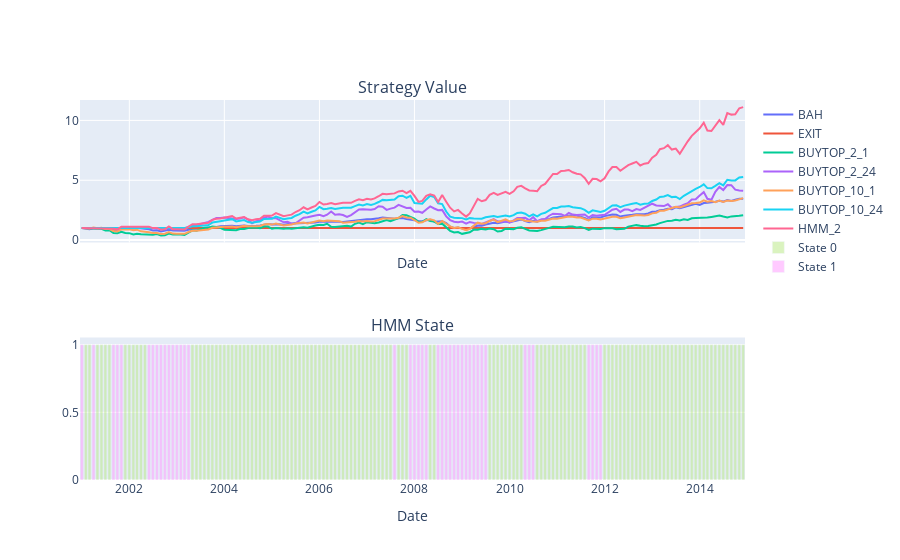

Notebook code for this chart:
### Code cell
#Visual inspection of state, strategy perfs, for set time period
cutoff_index = dataframes["prev_return"].index.get_loc(BEGINNING_OF_TEST_PERIOD)
train_index = dataframes["prev_return"].index[:cutoff_index]
test_index = dataframes["prev_return"].index[cutoff_index:]

plot_strategy_performances(dataframes["prev_return"], dataframes["strats"], dataframes["hmm_states_2"],2, train_index)


#plot_states_over_time(dataframes["hmm_states_5"], 5)

### Figure 1 — Plotly figure (JSON) as saved in the notebook; plotly's stock layout.template omitted (floating-point values rounded to 4 significant figures; data arrays with more than 128 entries replaced by an {"elided": "..."} marker saying what was removed)
{"data": [{"name": "BAH", "type": "scatter", "x": {"elided": "168 str values"}, "xaxis": "x", "y": {"elided": "168 float values"}, "yaxis": "y"}, {"name": "EXIT", "type": "scatter", "x": {"elided": "168 str values"}, "xaxis": "x", "y": {"elided": "168 int values"}, "yaxis": "y"}, {"name": "BUYTOP_2_1", "type": "scatter", "x": {"elided": "168 str values"}, "xaxis": "x", "y": {"elided": "168 float values"}, "yaxis": "y"}, {"name": "BUYTOP_2_24", "type": "scatter", "x": {"elided": "168 str values"}, "xaxis": "x", "y": {"elided": "168 float values"}, "yaxis": "y"}, {"name": "BUYTOP_10_1", "type": "scatter", "x": {"elided": "168 str values"}, "xaxis": "x", "y": {"elided": "168 float values"}, "yaxis": "y"}, {"name": "BUYTOP_10_24", "type": "scatter", "x": {"elided": "168 str values"}, "xaxis": "x", "y": {"elided": "168 float values"}, "yaxis": "y"}, {"name": "HMM_2", "type": "scatter", "x": {"elided": "168 str values"}, "xaxis": "x", "y": {"elided": "168 float values"}, "yaxis": "y"}, {"name": "State 0", "offsetgroup": "0", "opacity": 0.5, "type": "bar", "x": {"elided": "168 str values"}, "xaxis": "x2", "y": {"elided": "168 int values"}, "yaxis": "y2"}, {"name": "State 1", "offsetgroup": "0", "opacity": 0.5, "type": "bar", "x": {"elided": "168 str values"}, "xaxis": "x2", "y": {"elided": "168 int values"}, "yaxis": "y2"}], "layout": {"annotations": [{"font": {"size": 16}, "showarrow": false, "text": "Strategy Value", "x": 0.5, "xanchor": "center", "xref": "paper", "y": 1, "yanchor": "bottom", "yref": "paper"}, {"font": {"size": 16}, "showarrow": false, "text": "HMM State", "x": 0.5, "xanchor": "center", "xref": "paper", "y": 0.375, "yanchor": "bottom", "yref": "paper"}], "xaxis": {"anchor": "y", "domain": [0, 1], "matches": "x2", "showticklabels": false, "title": {"text": "Date"}}, "xaxis2": {"anchor": "y2", "domain": [0, 1], "title": {"text": "Date"}}, "yaxis": {"anchor": "x", "domain": [0.625, 1]}, "yaxis2": {"anchor": "x2", "domain": [0, 0.375]}}}
